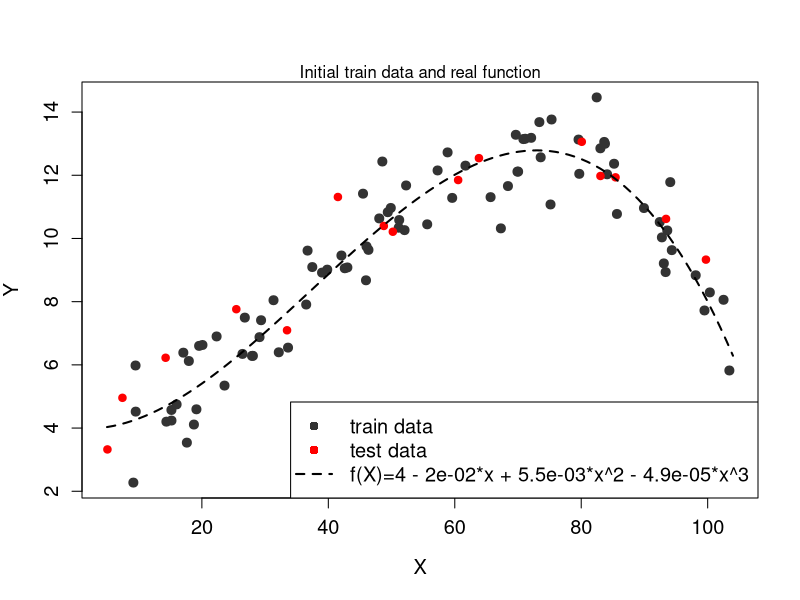
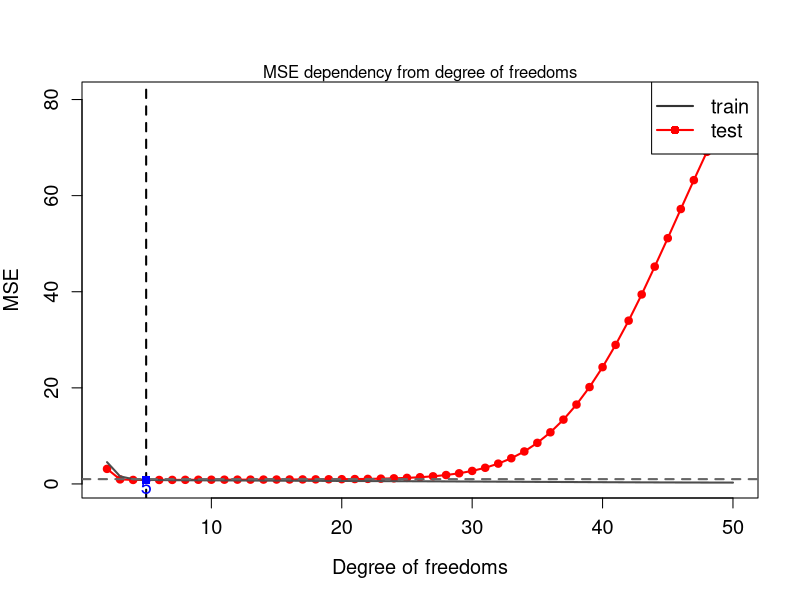
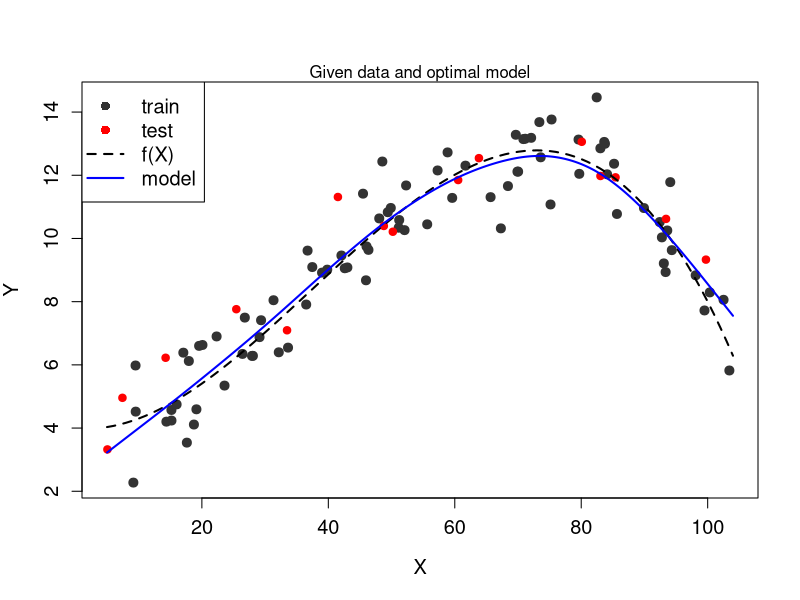

Write the R code that produced these figures, in order.
# Estimate model precision for one continious dependent variable (Y)
# Source: Course 'Math modeling' practical work, State University of Management, Moscow
# link: https://sites.google.com/a/kiber-guu.ru/r-practice/home

### GENERATE DATA
# Generate data for given function
y.func <- function(x) {4 - 2e-02*x + 5.5e-03*x^2 - 4.9e-05*x^3}

### Parameters for data generation
my.seed <- 123         # set seed
n.all <- 100           # number of samples 
train.percent <- 0.85  # percent of train data
res.sd <- 1            # standard deviation of noise 

x.min <- 5             # minimal value
x.max <- 104           # maximal value

# generate random x values
set.seed(my.seed)
x <- runif(x.min, x.max, n = n.all)

# set normally distributed noise for each value
set.seed(my.seed)
res <- rnorm(mean = 0, sd = res.sd, n = n.all)

# calculate y values using funcion and add noise
y <- y.func(x) + res

# vector for subseting train data (contains numbers of selected elements in x)
set.seed(my.seed)
inTrain <- sample(seq_along(x), size = train.percent*n.all)
inTrain

# Subset vectors with train and test data subsets
# Train data
x.train <- x[inTrain]
y.train <- y[inTrain]

# Test data
x.test <- x[-inTrain]
y.test <- y[-inTrain]

# x and y to display given function 'y.func'
x.line <- seq(x.min, x.max, length = n.all)
y.line <- y.func(x.line)

x.line
y.line

### PLOT PRIMARY DATA
#------------------------------------------------------------------------------
# Plot parameters
x.lim <- c(x.min, x.max)
y.lim <- c(min(y), max(y))

# Plot generated train data
plot(x.train, y.train, 
     col = grey(0.2), bg = grey(0.2), pch = 21,
     xlab = 'X', ylab = 'Y', 
     xlim = x.lim, ylim = y.lim, 
     cex = 1.2, cex.lab = 1.2, cex.axis = 1.2)

# Header
mtext('Initial train data and real function', side = 3)

# test values
points(x.test, y.test, col = 'red', bg = 'red', pch = 21)

# true function
lines(x.line, y.line, lwd = 2, lty = 2)

# legend
legend('bottomright', legend = c('train data', 'test data', 'f(X)=4 - 2e-02*x + 5.5e-03*x^2 - 4.9e-05*x^3'),
       pch = c(16, 16, NA), 
       col = c(grey(0.2), 'red', 'black'),  
       lty = c(0, 0, 2), lwd = c(1, 1, 2), cex = 1.2)

#------------------------------------------------------------------------------

### MODEL
# For modeling spline with degree of freedoms from 2 (straight line) to 50 (1/2 of N)
# To demonstrate spline with df = 6
mod <- smooth.spline(x = x.train, y = y.train, df = 6)

# Model data for error estimation
y.model.train <- predict(mod, data.frame(x = x.train))$y[, 1]
y.model.test <- predict(mod, data.frame(x = x.test))$y[, 1]

# Calculate mean squared errors for test and model data
MSE <- c(sum((y.train - y.model.train)^2) / length(x.train),
         sum((y.test - y.model.test)^2) / length(x.test))
names(MSE) <- c('train', 'test')
round(MSE, 2)

# Now let's make splines for all degrees of freedoms (2-50)
# Max degrees of fredom for spline model
max.df <- 50

tbl <- data.frame(df = 2:max.df)   # Create result table for recording calculated MSE 
tbl$MSE.train <- 0                 # Column for train data
tbl$MSE.test <- 0                  # Column for test data

# For all degrees of freedoms
for (i in 2:max.df) {
    # build model
    mod <- smooth.spline(x = x.train, y = y.train, df = i)
    
    # model values from calculaton of errors
    y.model.train <- predict(mod, data.frame(x = x.train))$y[, 1]
    y.model.test <- predict(mod, data.frame(x = x.test))$y[, 1]
    
    # Calculate MSE for predicted and train data sets
    MSE <- c(sum((y.train - y.model.train)^2) / length(x.train),
             sum((y.test - y.model.test)^2) / length(x.test))
    
    # record errors into the table
    tbl[tbl$df == i, c('MSE.train', 'MSE.test')] <- MSE
}

head(tbl)

### PLOT - Dependency of MSEs from model flexibility (degree of freedoms)
#------------------------------------------------------------------------------
plot(x = tbl$df, y = tbl$MSE.test, 
     type = 'l', col = 'red', lwd = 2,
     xlab = 'Degree of freedoms', ylab = 'MSE',
     ylim = c(min(tbl$MSE.train, tbl$MSE.test), 
              max(tbl$MSE.train, tbl$MSE.test)),
     cex = 1.2, cex.lab = 1.2, cex.axis = 1.2)

# Header
mtext('MSE dependency from degree of freedoms', side = 3)

points(x = tbl$df, y = tbl$MSE.test,
       pch = 21, col = 'red', bg = 'red')
lines(x = tbl$df, y = tbl$MSE.train, col = grey(0.3), lwd = 2)
# unrecoverable error
abline(h = res.sd, lty = 2, col = grey(0.4), lwd = 2)

# legend
legend('topright', legend = c('train', 'test'),
       pch = c(NA, 16), 
       col = c(grey(0.2), 'red'),  
       lty = c(1, 1), lwd = c(2, 2), cex = 1.2)

#------------------------------------------------------------------------------

# Detect degree of freedom with minimal error for test data
min.MSE.test <- min(tbl$MSE.test)
df.min.MSE.test <- tbl[tbl$MSE.test == min.MSE.test, 'df']
df.min.MSE.test

# Compromize for flexibility and pricision of model
df.my.MSE.test <- df.min.MSE.test

my.MSE.test <- tbl[tbl$df == df.my.MSE.test, 'MSE.test']
my.MSE.test

# Display optimal df
abline(v = df.my.MSE.test, lty = 2, lwd = 2)
points(x = df.my.MSE.test, y = my.MSE.test, pch = 15, col = 'blue')
mtext(df.my.MSE.test, side = 1, line = -1, at = df.my.MSE.test, col = 'blue', cex = 1.2)

### PLOT OPTIMAL MODEL
mod.MSE.test <- smooth.spline(x = x.train, y = y.train, df = df.my.MSE.test)

# for smoothed curves of model
x.model.plot <- seq(x.min, x.max, length = 250)
y.model.plot <- predict(mod.MSE.test, data.frame(x = x.model.plot))$y[, 1]

x.lim <- c(x.min, x.max)
y.lim <- c(min(y), max(y))

# Plot train data with noise
#------------------------------------------------------------------------------
plot(x.train, y.train, 
     col = grey(0.2), bg = grey(0.2), pch = 21,
     xlab = 'X', ylab = 'Y', 
     xlim = x.lim, ylim = y.lim, 
     cex = 1.2, cex.lab = 1.2, cex.axis = 1.2)

# Header
mtext('Given data and optimal model', side = 3)

# Test data
points(x.test, y.test, col = 'red', bg = 'red', pch = 21)

# True function
lines(x.line, y.line, lwd = 2, lty = 2)

# Model
lines(x.model.plot, y.model.plot, lwd = 2, col = 'blue')

# legend
legend('topleft', legend = c('train', 'test', 'f(X)', 'model'),
       pch = c(16, 16, NA, NA), 
       col = c(grey(0.2), 'red', 'black', 'blue'),  
       lty = c(0, 0, 2, 1), lwd = c(1, 1, 2, 2), cex = 1.2)
#------------------------------------------------------------------------------
